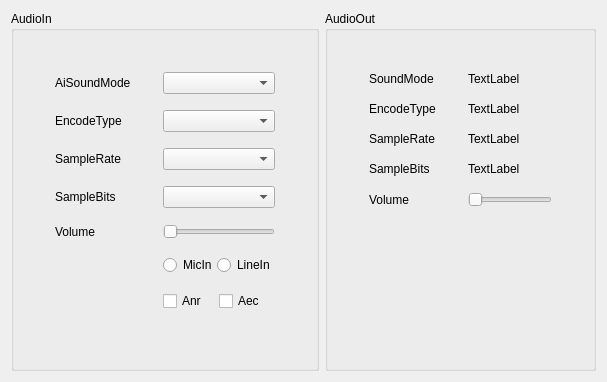
       <widget class="QWidget" name="TabAudio">
        <attribute name="title">
         <string>Audio</string>
        </attribute>
        <layout class="QGridLayout" name="gridLayout_31">
         <item row="0" column="0">
          <widget class="QGroupBox" name="groupBox">
           <property name="title">
            <string>AudioIn</string>
           </property>
           <layout class="QGridLayout" name="gridLayout_28">
            <item row="0" column="0">
             <layout class="QFormLayout" name="formLayout">
              <property name="horizontalSpacing">
               <number>32</number>
              </property>
              <property name="verticalSpacing">
               <number>16</number>
              </property>
              <property name="leftMargin">
               <number>32</number>
              </property>
              <property name="topMargin">
               <number>32</number>
              </property>
              <property name="rightMargin">
               <number>32</number>
              </property>
              <property name="bottomMargin">
               <number>32</number>
              </property>
              <item row="0" column="0">
               <widget class="QLabel" name="label">
                <property name="text">
                 <string>AiSoundMode</string>
                </property>
               </widget>
              </item>
              <item row="0" column="1">
               <widget class="QComboBox" name="CBoxAiSoundMode"/>
              </item>
              <item row="1" column="0">
               <widget class="QLabel" name="LabAiEncodeType">
                <property name="text">
                 <string>EncodeType</string>
                </property>
               </widget>
              </item>
              <item row="1" column="1">
               <widget class="QComboBox" name="CBoxAiEncodeType"/>
              </item>
              <item row="2" column="0">
               <widget class="QLabel" name="LabAisampleRate">
                <property name="text">
                 <string>SampleRate</string>
                </property>
               </widget>
              </item>
              <item row="2" column="1">
               <widget class="QComboBox" name="CBoxAiSampleRate"/>
              </item>
              <item row="3" column="0">
               <widget class="QLabel" name="LabAiSampleBits">
                <property name="text">
                 <string>SampleBits</string>
                </property>
               </widget>
              </item>
              <item row="3" column="1">
               <widget class="QComboBox" name="CBoxAiSampleBits"/>
              </item>
              <item row="4" column="0">
               <widget class="QLabel" name="LabAiVolume">
                <property name="text">
                 <string>Volume</string>
                </property>
               </widget>
              </item>
              <item row="4" column="1">
               <widget class="QSlider" name="HSliderAiVolume">
                <property name="orientation">
                 <enum>Qt::Horizontal</enum>
                </property>
               </widget>
              </item>
              <item row="5" column="1">
               <layout class="QHBoxLayout" name="horizontalLayout_2">
                <item>
                 <widget class="QRadioButton" name="RBtnAiMicIn">
                  <property name="text">
                   <string>MicIn</string>
                  </property>
                 </widget>
                </item>
                <item>
                 <widget class="QRadioButton" name="RBtnAiLineIn">
                  <property name="text">
                   <string>LineIn</string>
                  </property>
                 </widget>
                </item>
               </layout>
              </item>
              <item row="6" column="1">
               <layout class="QHBoxLayout" name="horizontalLayout_3">
                <item>
                 <widget class="QCheckBox" name="CBoxAiAnr">
                  <property name="text">
                   <string>Anr</string>
                  </property>
                 </widget>
                </item>
                <item>
                 <widget class="QCheckBox" name="CBoxAiAec">
                  <property name="text">
                   <string>Aec</string>
                  </property>
                 </widget>
                </item>
               </layout>
              </item>
              <item row="8" column="0">
               <layout class="QHBoxLayout" name="horizontalLayout"/>
              </item>
             </layout>
            </item>
           </layout>
          </widget>
         </item>
         <item row="0" column="1">
          <widget class="QGroupBox" name="groupBox_2">
           <property name="title">
            <string>AudioOut</string>
           </property>
           <layout class="QGridLayout" name="gridLayout_30">
            <item row="0" column="0">
             <layout class="QFormLayout" name="formLayout_2">
              <property name="horizontalSpacing">
               <number>32</number>
              </property>
              <property name="verticalSpacing">
               <number>16</number>
              </property>
              <property name="leftMargin">
               <number>32</number>
              </property>
              <property name="topMargin">
               <number>32</number>
              </property>
              <property name="rightMargin">
               <number>32</number>
              </property>
              <property name="bottomMargin">
               <number>32</number>
              </property>
              <item row="0" column="0">
               <widget class="QLabel" name="LabAoSoundMode">
                <property name="text">
                 <string>SoundMode</string>
                </property>
               </widget>
              </item>
              <item row="1" column="0">
               <widget class="QLabel" name="LabAoEncodeType">
                <property name="text">
                 <string>EncodeType</string>
                </property>
               </widget>
              </item>
              <item row="2" column="0">
               <widget class="QLabel" name="LabAoSampleRate">
                <property name="text">
                 <string>SampleRate</string>
                </property>
               </widget>
              </item>
              <item row="3" column="0">
               <widget class="QLabel" name="LabAoSampleBits">
                <property name="text">
                 <string>SampleBits</string>
                </property>
               </widget>
              </item>
              <item row="4" column="0">
               <widget class="QLabel" name="LabAoVolume">
                <property name="text">
                 <string>Volume</string>
                </property>
               </widget>
              </item>
              <item row="4" column="1">
               <widget class="QSlider" name="HSliderAoVolume">
                <property name="orientation">
                 <enum>Qt::Horizontal</enum>
                </property>
               </widget>
              </item>
              <item row="0" column="1">
               <widget class="QLabel" name="LabAoSoundModeText">
                <property name="text">
                 <string>TextLabel</string>
                </property>
               </widget>
              </item>
              <item row="1" column="1">
               <widget class="QLabel" name="LabAoEncodeTypeText">
                <property name="text">
                 <string>TextLabel</string>
                </property>
               </widget>
              </item>
              <item row="2" column="1">
               <widget class="QLabel" name="LabAoSampleRateText">
                <property name="text">
                 <string>TextLabel</string>
                </property>
               </widget>
              </item>
              <item row="3" column="1">
               <widget class="QLabel" name="LabAoSampleBitsText">
                <property name="text">
                 <string>TextLabel</string>
                </property>
               </widget>
              </item>
             </layout>
            </item>
           </layout>
          </widget>
         </item>
        </layout>
       </widget>
